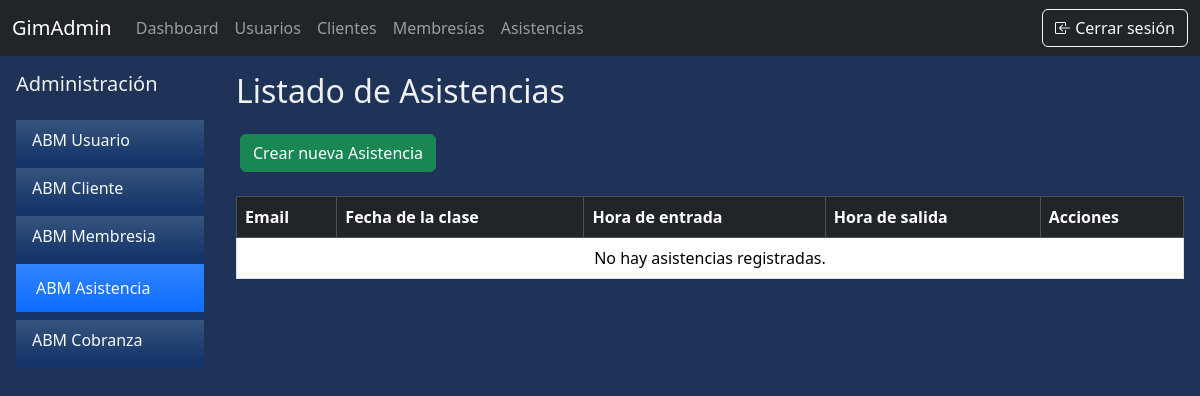
Before: /abm/asistencia/ (signed in) with the older database file.
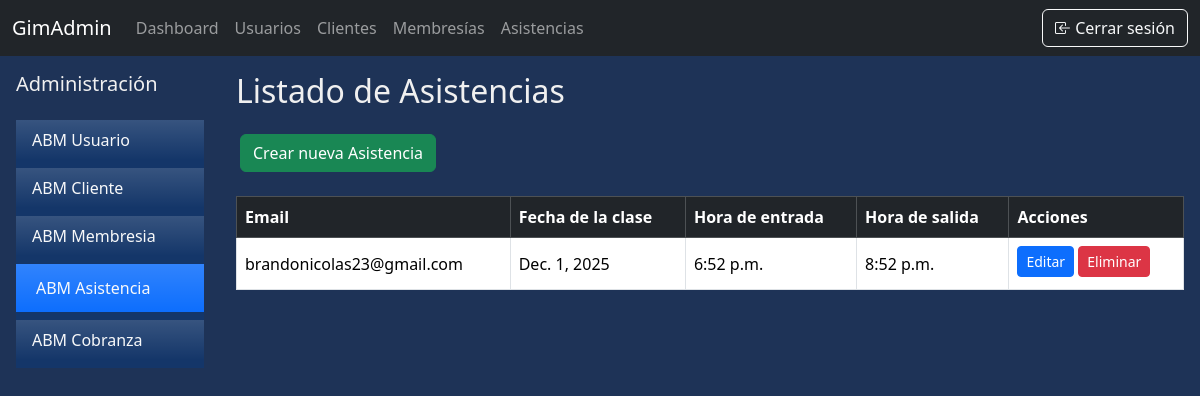
After: the same page with the newer database file.
### apps/abm/models.py (models this page shows, shortened)
class Asistencia(models.Model):
    cliente = models.ForeignKey(Cliente, on_delete=models.CASCADE, null=False)
    fecha_clase = models.DateField(auto_now_add=True)
    hora_entrada = models.TimeField()
    hora_salida = models.TimeField()
    capacidad = models.IntegerField()

class Cliente(models.Model):
    usuario = models.OneToOneField(UserProfile, on_delete=models.CASCADE, null=False, related_name='cliente_usuario')
    altura = models.IntegerField()
    peso = models.FloatField()
    objetivo = models.CharField(max_length=300, null=False, default="", blank=True)
    avatar = models.ImageField(upload_to='avatars/', null=True, blank=True, default='avatars/default.jpg')

class UserProfile(models.Model):
    user = models.OneToOneField(User, null=False, on_delete=models.CASCADE, related_name='user_usuario')
    dni = models.IntegerField(unique=True, null=False)
    telefono = models.CharField(max_length=50)
    domicilio = models.CharField(max_length=150)
    fecha_nac = models.DateField()
    first_login = models.BooleanField(default=True)

### apps/abm/views.py (the view)
# urls.py: path('asistencia/', views.lista_asistencias, name='asistencia_listar'),
@staff_member_required(login_url='/permisos_insuficientes/')
def lista_asistencias(request):
    contexto = {
        'asistencias': Asistencia.objects.all()
    }
    return render(request, 'lista_asistencias.html', contexto)

### apps/abm/templates/lista_asistencias.html (shortened to what this page needs)
{% extends "base.html" %}
{% block content %}
<div class="d-flex">
    {% include 'sidebar.html' %}
    <div class="flex-grow-1 p-3 justify-content-end flex-column">
        <h2 class="mb-4">Listado de Asistencias</h2>
        <div>
            <a class="p-1" href="{% url 'asistencia_elegir_cliente' %}">
                <button type="button" class="btn btn-success" >Crear nueva Asistencia</button>
            </a>
        </div>
        <br>
        <table class="table table-bordered table-hover align-middle" {% if asistencias %}id="tablaAsistencias"{% endif %}>
            <thead class="table-dark bg-gradient">
                <tr>
                    <th>Email</th>
                    <th>Fecha de la clase</th>
                    <th>Hora de entrada</th>
                    <th>Hora de salida</th>
                    <th>Acciones</th>
                </tr>
            </thead>
            <tbody>
                {% for asistencia in asistencias %}
                <tr>
                    <td>{{ asistencia.cliente.usuario.user.username }}</td>
                    <td>{{ asistencia.fecha_clase }}</td>
                    <td>{{ asistencia.hora_entrada }}</td>
                    <td>{{ asistencia.hora_salida }}</td>
                    <td>
                        <a href="{% url 'asistencia_editar' pk=asistencia.id %}">
                        <button type="button" class="btn btn-sm btn-primary mb-1" href="">Editar</button></a>
                        <a href="{% url 'asistencia_eliminar' pk=asistencia.id %}">
                        <button type="button" class="btn btn-sm btn-danger mb-1">Eliminar</button></a>
                    </td>
                </tr>
                {% empty %}
                    <tr>
                        <td colspan="7" class="text-center">No hay asistencias registradas.</td>
                    </tr>
                {% endfor %}
        </tbody>
        </table>
    </div>
</div>
{% endblock %}

Changed rows visible on the page:
added Asistencia: cliente.usuario.user.username "brandonicolas23@gmail.com", fecha_clase "Dec. 1, 2025", hora_entrada "6:52 p.m.", hora_salida "8:52 p.m."
Other visible differences:
text no longer shown: "No hay asistencias registradas."
